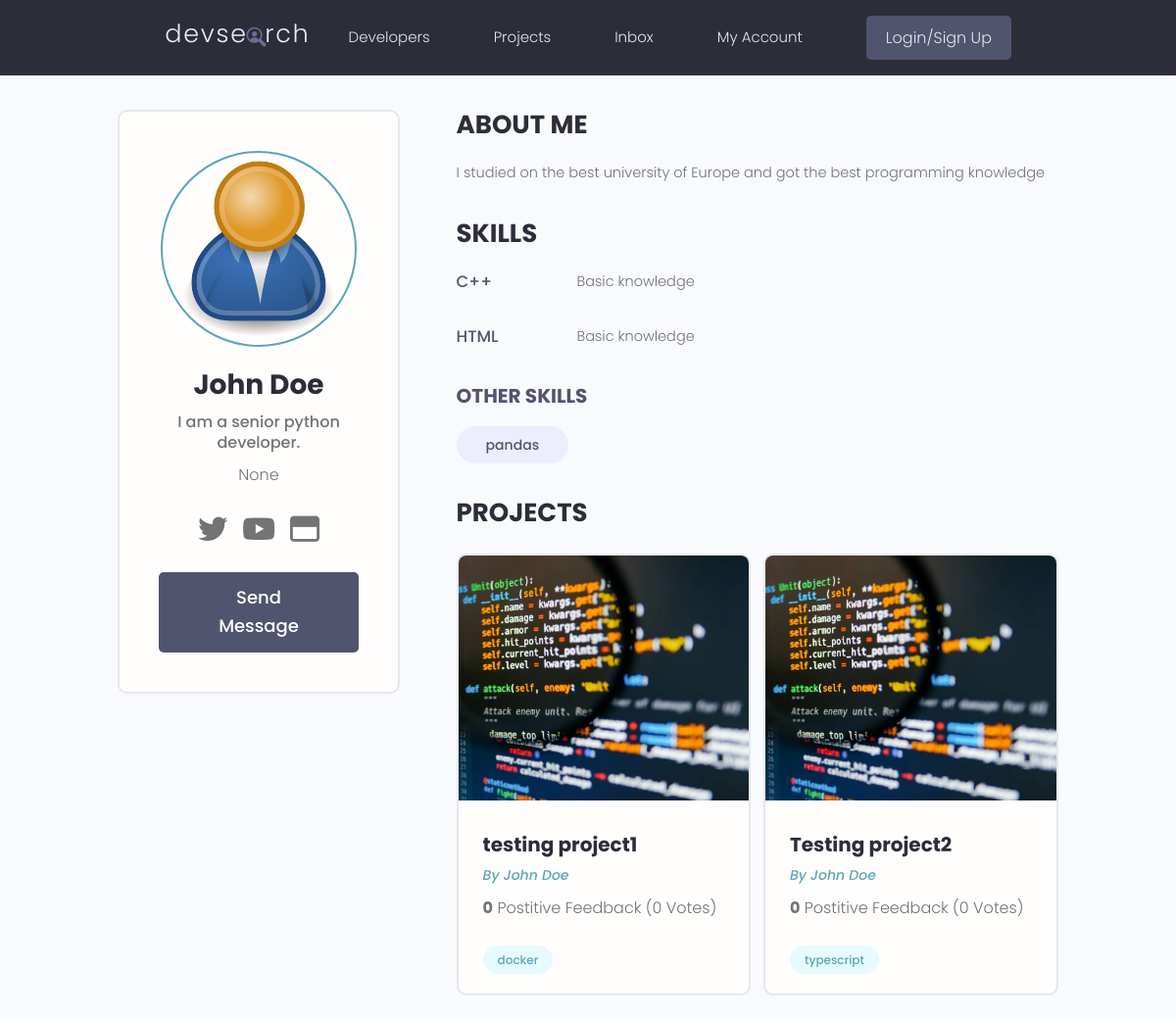
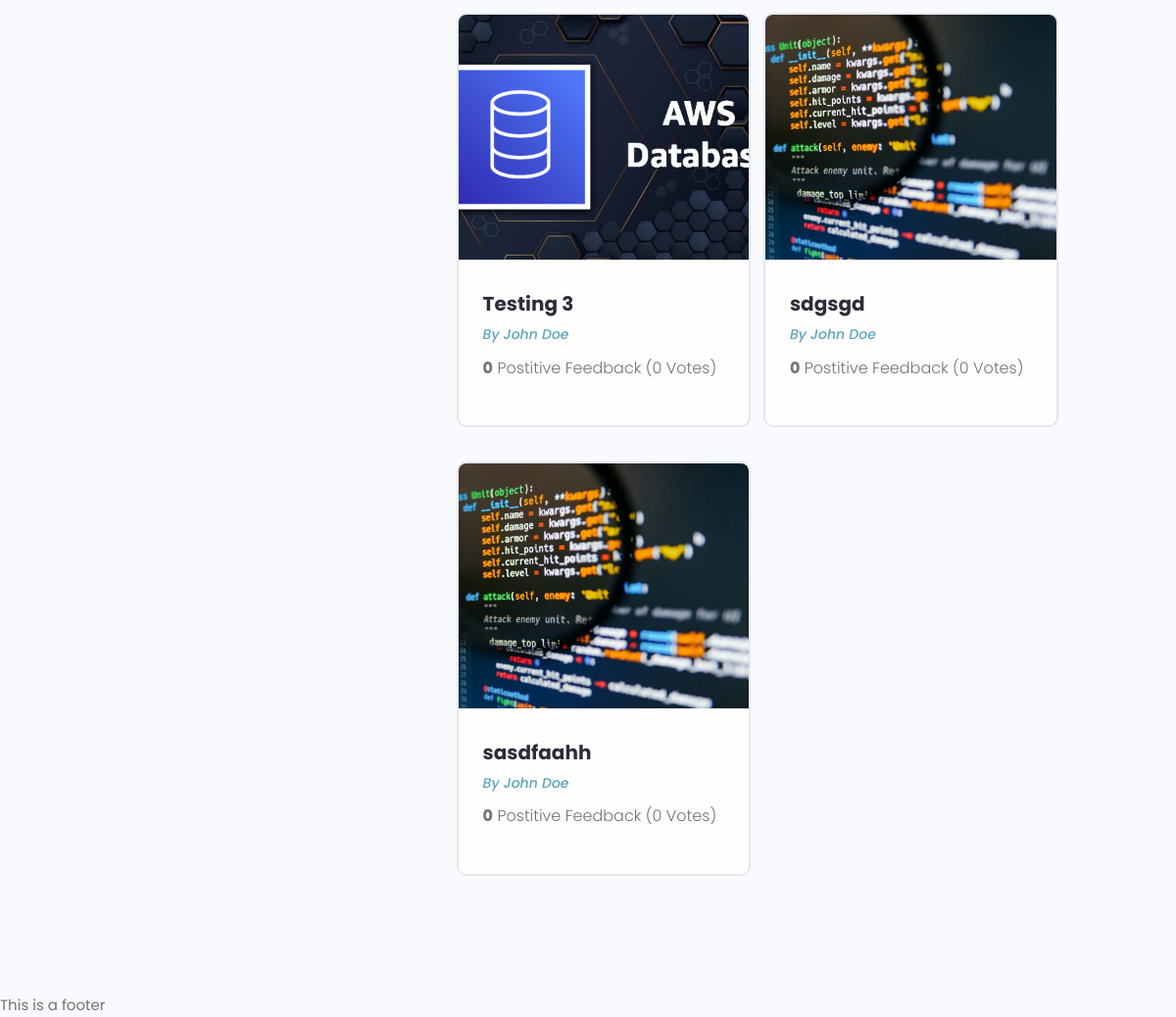
Before: /profiles/user/a4ee4a08-338e-4711-bbca-2ef87b3ec89d with the older database file (2 pictures, top to bottom).
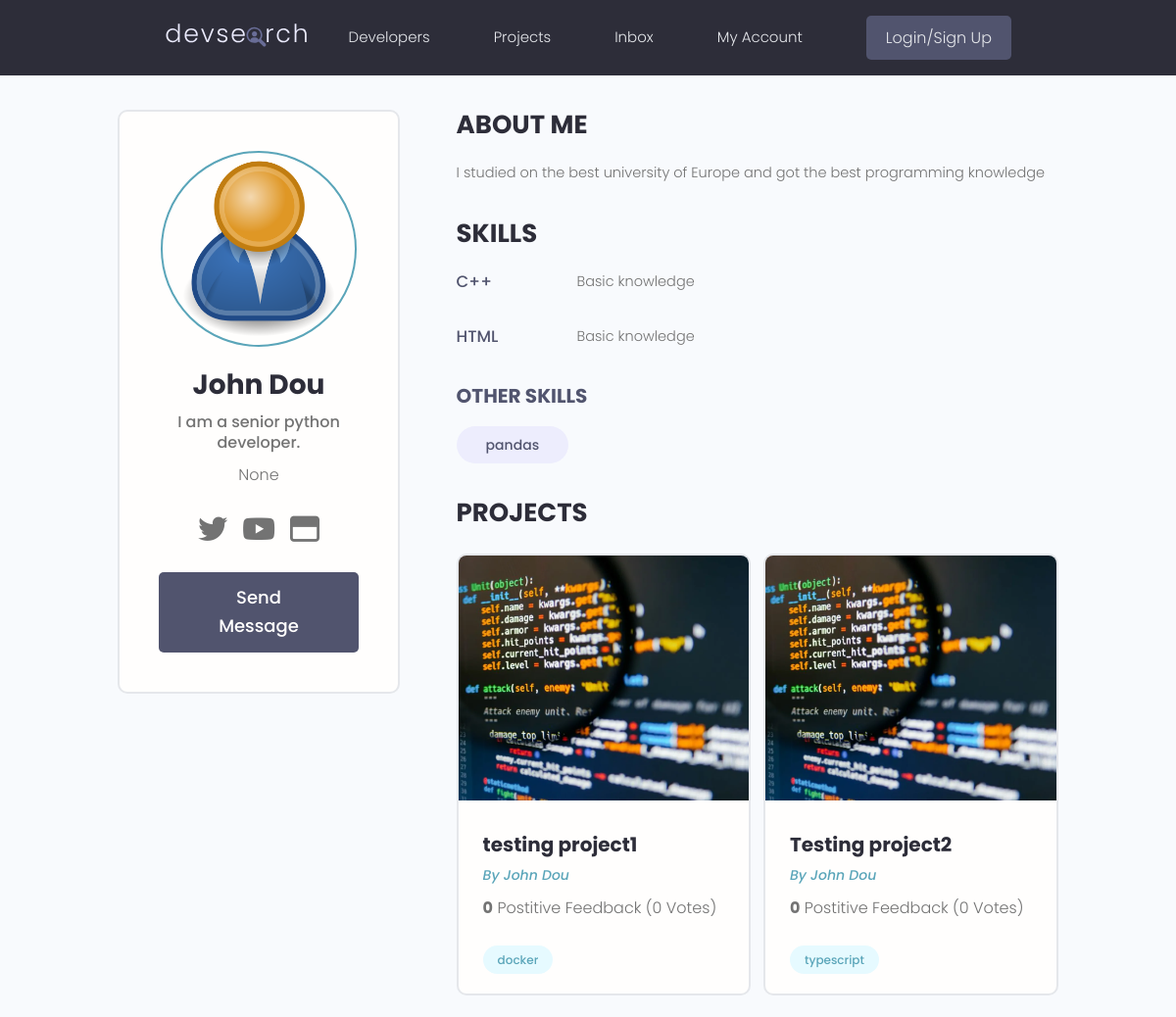
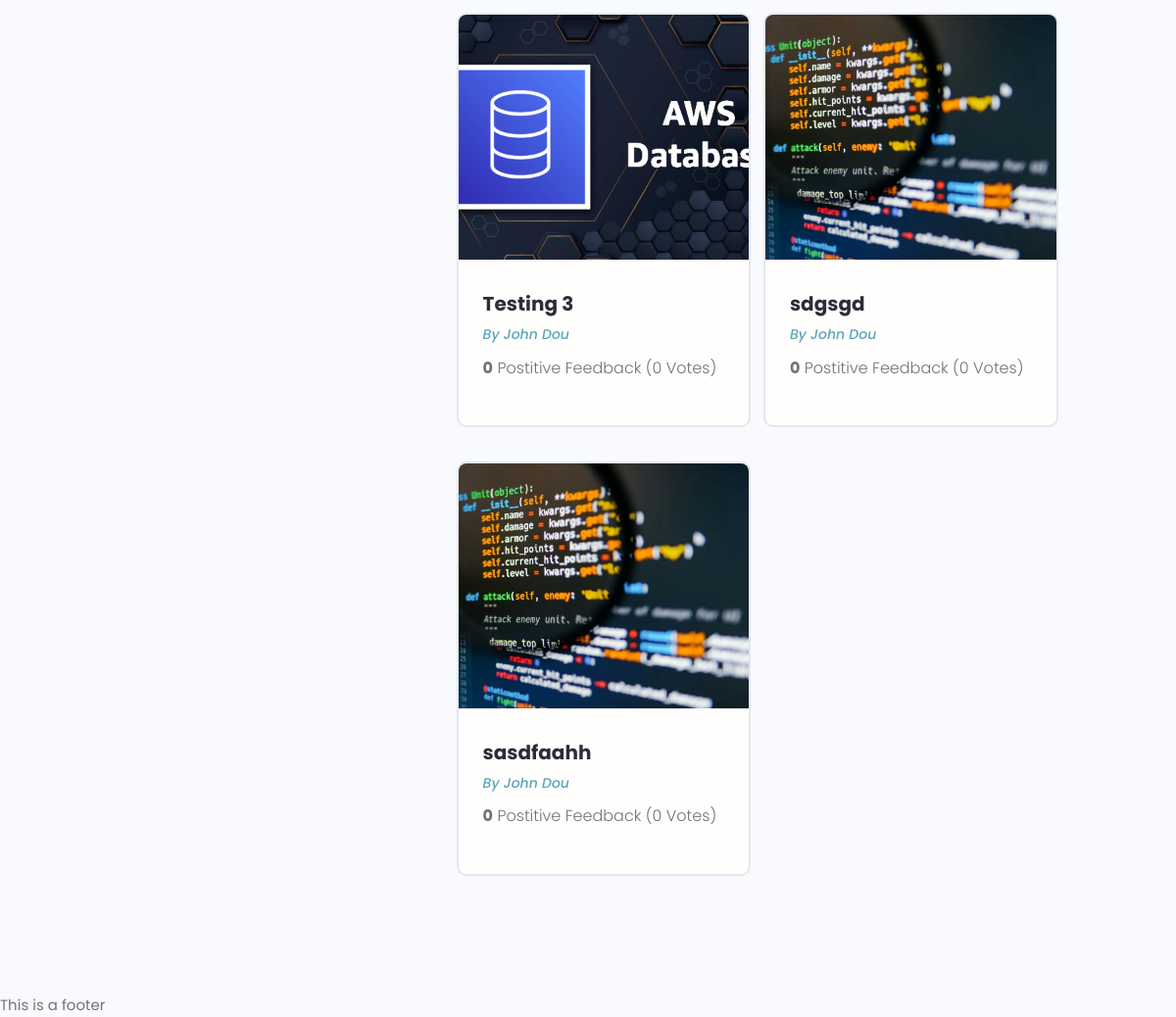
After: the same page with the newer database file (2 pictures, top to bottom).
### users/models.py (models this page shows, shortened)
class Profile(models.Model):
    user = models.OneToOneField(User, on_delete=models.CASCADE, null=True, blank=True)
    username = models.CharField(max_length=200, blank=True, null=True)
    name = models.CharField(max_length=200, blank=True, null=True)
    location = models.CharField(max_length=200, blank=True, null=True)
    email = models.EmailField(max_length=500, blank=True, null=True)
    short_intro = models.CharField(max_length=200, blank=True, null=True)
    bio = models.TextField(blank=True, null=True)
    profile_image = models.ImageField(blank=True, null=True, upload_to="profiles/", default="user-default.png")
    social_github = models.CharField(max_length=200, blank=True, null=True)
    social_twitter = models.CharField(max_length=200, blank=True, null=True)
    social_linkedin = models.CharField(max_length=200, blank=True, null=True)
    social_youtube = models.CharField(max_length=200, blank=True, null=True)
    social_website = models.CharField(max_length=200, blank=True, null=True)
    created_at = models.DateTimeField(auto_now_add=True)
    id = models.UUIDField(default=uuid.uuid4, unique=True, primary_key=True, editable=False)

### projects/models.py (models this page shows, shortened)
class Project(models.Model):
    owner = models.ForeignKey(Profile, null=True, blank=True, verbose_name="owner", on_delete=models.SET_NULL, related_name="projects")
    title = models.CharField(max_length=200)
    description = models.TextField(null=True, blank=True)
    featured_image = models.ImageField(upload_to="projects", null=True, blank=True, default="default.webp")
    demo_link = models.CharField(max_length=2000, null=True, blank=True)
    source_link = models.CharField(max_length=2000, null=True, blank=True)
    created_at = models.DateTimeField(auto_now_add=True)
    id = models.UUIDField(default=uuid.uuid4, unique=True, primary_key=True, editable=False)
    tags = models.ManyToManyField('Tag', blank=True, related_name="tags")
    vote_total = models.IntegerField(default=0, null=True, blank=True)
    vote_ratio = models.IntegerField(default=0, null=True, blank=True)

### users/views.py (the view)
# urls.py: path('user/<str:pk>', views.profile_detail, name="profile-detail"),
def profile_detail(request, pk):
    profile = Profile.objects.get(id=pk)
    topSkills = profile.skill_set.exclude(description__exact="")
    otherSkills = profile.skill_set.filter(description__exact="")
    context={
        "profile":profile,
        "topSkills":topSkills,
        "otherSkills":otherSkills,
    }
    return render(request, 'users/user-profile.html', context)

### users/models.py (called while the page is built)
    def __str__(self):
        return str(self.name)

### users/templates/users/user-profile.html (shortened to what this page needs)
{% extends "base.html"%}
{% load static %}
{% block content %}
<main class="profile my-md">
    <div class="container">
      <div class="layout">
        <div class="column column--1of3">
          <div class="card text-center">
            <div class="card__body dev">
              <img class="avatar avatar--xl" src="{{profile.profile_image.url}}" />
              <h2 class="dev__name">{{profile.name}}</h2>
              <p class="dev__title">{{profile.short_intro}}</p>
              <p class="dev__location">{{profile.location}}</p>
              <ul class="dev__social">
                {% if profile.social_twitter %}
                <li>
                  <a title="Twitter" href="{{profile.social_twitte}}" target="_blank" style="color: inherit"></a>
                </li>
                {% endif %}
                {% if profile.social_youtube %}
                <li>
                    <a title="LinkedIn" href="{{profile.social_youtube}}" target="_blank" style="color: inherit"></a>
                  </li>
                {% endif %}
                {% if profile.social_website %}
                <li>
                  <a title="Personal Website" href="{{profile.social_website}}" target="_blank" style="color: inherit"></a>
                </li>
                {% endif %}
              </ul>
              <a href="#" class="btn btn--sub btn--lg">Send Message </a>
            </div>
          </div>
        </div>
        <div class="column column--2of3">
          <div class="devInfo">
            <h3 class="devInfo__title">About Me</h3>
            <p class="devInfo__about">
              {{profile.bio}}
            </p>
          </div>
          <div class="devInfo">
            {% if topSkills %}
            <h3 class="devInfo__title">Skills</h3>
            <div class="devInfo__skills">
            {% for skill in topSkills %}
              <div class="devSkill">
                <h4 class="devSkill__title">{{skill.name}}</h4>
                <p class="devSkill__info">
                  {{skill.description}}
                </p>
              </div>
            {% endfor %}
            {% endif %}
            {% if otherSkills %}
              <h3 class="devInfo__subtitle">Other Skills</h3>
              <div class="devInfo__otherSkills">
                {% for skill in otherSkills %}
                <span class="tag tag--pill tag--sub tag--lg">
                  <small>{{skill}}</small>
                </span>
                {% endfor %}
              </div>
            {% endif %}
            </div>
          </div>
          <div class="devInfo">
            <h3 class="devInfo__title">Projects</h3>
            <div class="grid grid--two">
            {% for project in profile.projects.all %}
              <div class="column">
                <div class="card project">
                  <a href="{% url 'projects:project-detail' project.id %}" class="project">
                    <img class="project__thumbnail" src="{{project.featured_image.url}}" alt="project thumbnail" />
                    <div class="card__body">
                      <h3 class="project__title">{{project.title}}</h3>
                      <p><a class="project__author" href="{% url 'users:profile-detail' project.owner.id %}">By {{project.owner.name}}</a></p>
                      <p class="project--rating">
                        <span style="font-weight: bold;">{{project.vote_ratio}}</span> Postitive
                        Feedback ({{project.vote_ratio}} Vote{{project.vote_total|pluralize:"s"}})
                      </p>
                      <div class="project__tags">
                        {% for tag in project.tags.all %}
                        <span class="tag tag--pill tag--main">
                          <small>{{tag.name}}</small>
                        </span>
                        {% endfor %}
                      </div>
                    </div>
                  </a>
                </div>
              </div>
              {% endfor %}
            </div>
          </div>
        </div>
      </div>
    </div>
  </main>
{% endblock %}

Changed rows visible on the page:
changed Profile "I am a senior python developer.": name "John Doe" → "John Dou"
changed through a linked row, Project "testing project1": owner.name "John Doe" → "John Dou"
changed through a linked row, Project "Testing project2": owner.name "John Doe" → "John Dou"
changed through a linked row, Project "Testing 3": owner.name "John Doe" → "John Dou"
changed through a linked row, Project "sdgsgd": owner.name "John Doe" → "John Dou"
changed through a linked row, Project "sasdfaahh": owner.name "John Doe" → "John Dou"
